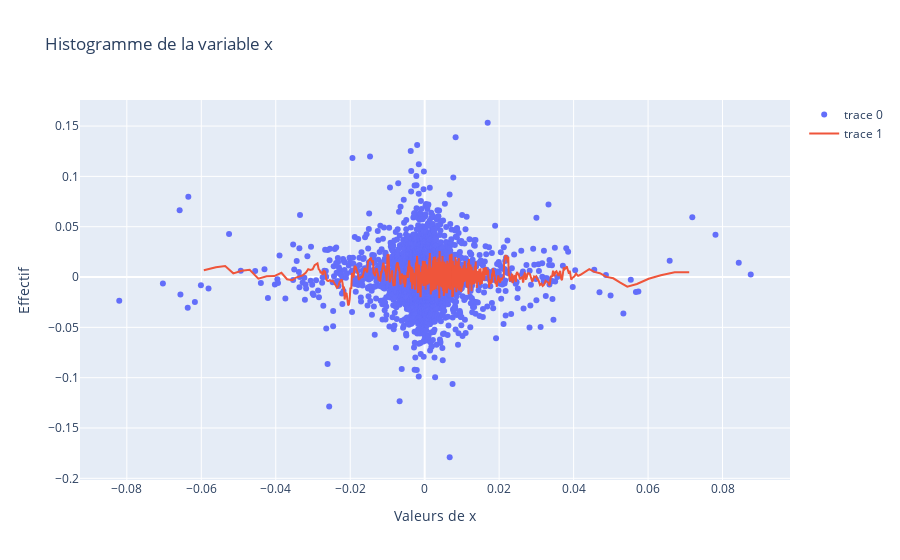

The cell this chart's notebook holds for it:
### Code cell


### Figure 1 — Plotly figure (JSON) as saved in the notebook; plotly's stock layout.template omitted (floating-point values rounded to 4 significant figures; data arrays with more than 128 entries replaced by an {"elided": "..."} marker saying what was removed)
{"data": [{"mode": "markers", "type": "scatter", "x": {"elided": "5215 float values"}, "y": {"elided": "5215 float values"}}, {"marker": {"line": {"color": "white", "width": 1}}, "type": "scatter", "x": {"elided": "5205 float values"}, "y": {"elided": "5205 float values"}}], "layout": {"bargap": 0.2, "title": {"text": "Histogramme de la variable x"}, "xaxis": {"title": {"text": "Valeurs de x"}}, "yaxis": {"title": {"text": "Effectif"}}}}
